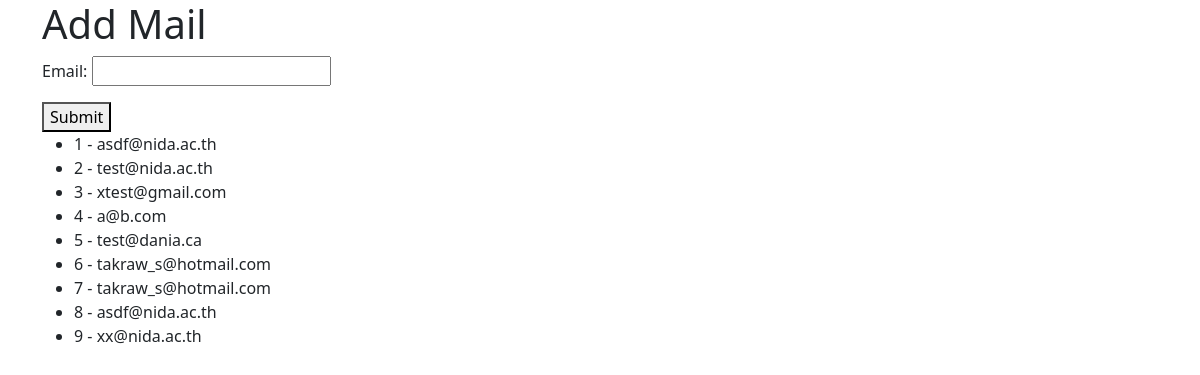
Screenshot of /add/ with the database file from the repository.
### app/models.py (models this page shows, shortened)
class EmailList(models.Model):
    email = models.EmailField(max_length=50)

### app/views.py (the view, shortened to what this page needs)
# urls.py: path('add/', views.add_email, name="add_email"),
def add_email(request):
    email_list = EmailList.objects.all()
    add_email_form = AddEmailForm()
    context = {
        "form": add_email_form,
        "data": email_list
    }
    return render(request, "add_email.html", context)

### app/forms.py
class AddEmailForm(forms.ModelForm):
    class Meta:
        model = EmailList
        fields = "__all__"

### templates/add_email.html (shortened to what this page needs)
{% extends 'base.html' %}
{% block content %}
<h1>Add Mail</h1>
<form method="post">
    {{ form.as_p}}
    <button type="submit">Submit</button>
</form>
<ul>
    {% for i in data %}
    <li>
        {{ i.id }} - {{ i.email }}
    </li>
    {% endfor %}
</ul>
{% endblock %}

### templates/base.html (shortened to what this page needs)
{% load static %}
<!DOCTYPE html>
<html lang="en">
<head>
    <link href="https://cdn.jsdelivr.net/npm/bootstrap@5.2.0-beta1/dist/css/bootstrap.min.css" rel="stylesheet"
>
</head>
<body>
    <div class="container">
        {% block content %} {% endblock %}
    </div>
</body>
</html>

### rows the page displays
EmailList: id "1", email "asdf@nida.ac.th"
EmailList: id "2", email "test@nida.ac.th"
EmailList: id "3", email "xtest@gmail.com"
EmailList: id "4", email "a@b.com"
EmailList: id "5", email "test@dania.ca"
EmailList: id "6", email "takraw_s@hotmail.com"
EmailList: id "7", email "takraw_s@hotmail.com"
EmailList: id "8", email "asdf@nida.ac.th"
EmailList: id "9", email "xx@nida.ac.th"
